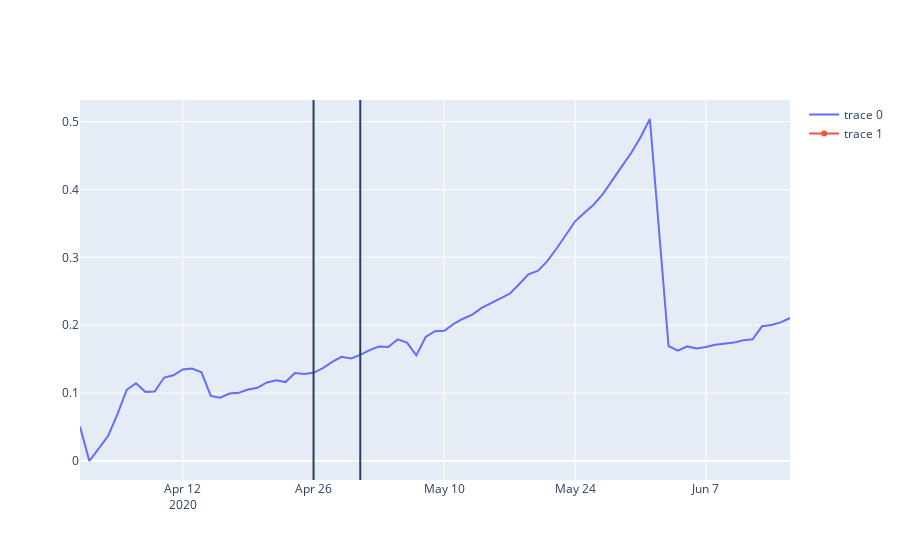

Notebook source saved alongside this figure:
### Code cell
for index, row in df.iterrows():
        df_day = pd.DataFrame(row)
        df_day.reset_index(inplace=True)

        df_day.rename(columns={0:"values", 'index':'time'}, inplace=True)
        print(df_day)
        fig = go.Figure()
        fig.add_trace(go.Scatter(x= data["TIME"], y = data["VERSCHIL"]))
        fig.add_trace(go.Scatter(x =df_day1["time"], y =df_day1["values"]))
        fig.add_vline(x='2020-04-26')
        fig.add_vline(x="2020-05-01")
        fig.show()
        break  
    
        # last_day = datetime.datetime.strptime(row, "%Y-%m-%d")
        # new_dates= [last_day+datetime.timedelta(days=i) for i in range(0,21)]
        # df_day = pd.DataFrame(new_dates)
        # df_day.rename(columns={0:"time"}, inplace=True)
        # df_day["values"] = df[row]

        #
